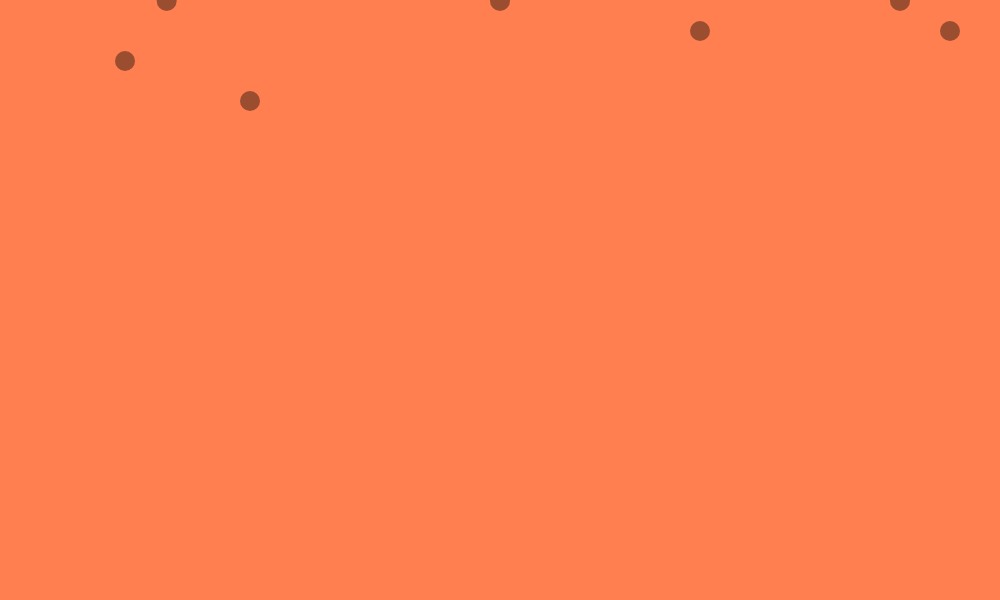
Frame 1 (no input)
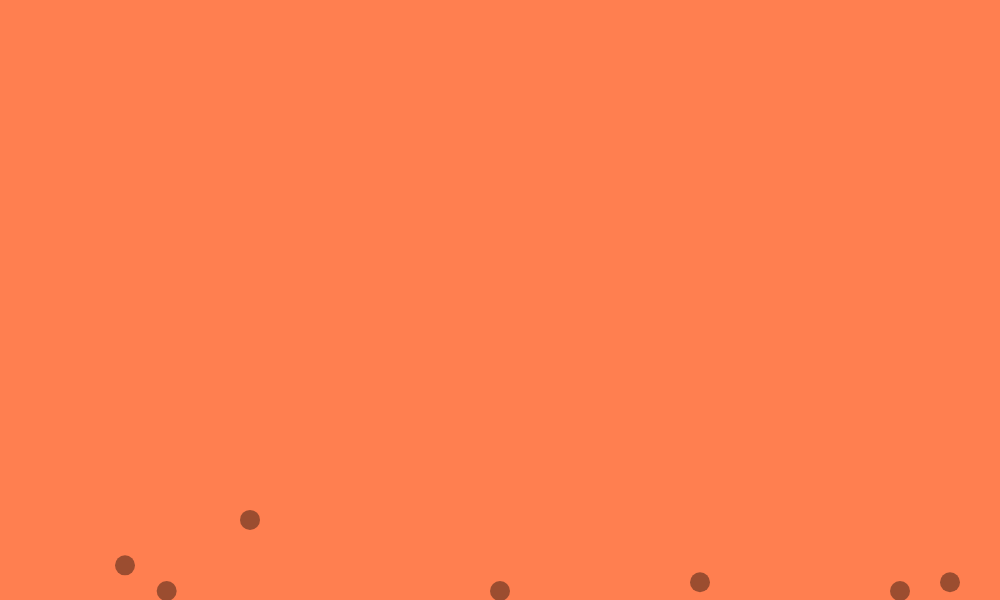
Frame 60 (no input)
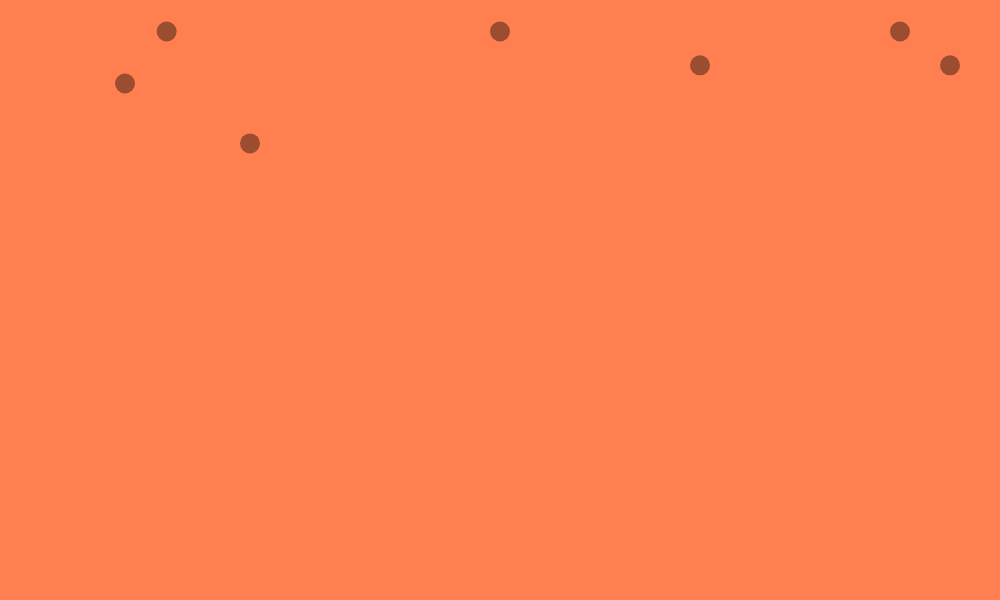
Frame 120 (the mouse pressed at the canvas centre since frame 60)

The p5.js sketch that drew these frames (run headless with seeded random() and noise() and a simulated clock; from frame 60 on, the mouse is pressed at the canvas centre):

// p5.js sketch
// ── sketch.js
var myBall;
var myBall2;
var myBall3;
var myBall4;
var myBall5;
var myBall6;
var myBall7;
var myBall8;

function setup() {
  createCanvas(1000, 600);
  //Initialize my Ball object
  myBall = new Ball(width/2, 0, 20, 20, 1, 0.3, 0);
  myBall2 = new Ball(width/4, 100, 20, 20, 1, 0.3, 0);
  myBall3 = new Ball(width/8, 60, 20, 20, 1, 0.3, 0);
  myBall4 = new Ball(width/6, 0, 20, 20, 1, 0.3, 0);
  myBall5 = new Ball(width/0.5, 30, 20, 20, 1, 0.3, 0);
  myBall6 = new Ball(width-100, 0, 20, 20, 1, 0.3, 0);
  myBall7 = new Ball(width-50, 30, 20, 20, 1, 0.3, 0);
  myBall8 = new Ball(width-300, 30, 20, 20, 1, 0.3, 0);
}

function draw() {
  background(255, 127, 80);
  myBall.bounce();
  myBall.display();
  myBall2.bounce();
  myBall2.display();
  myBall3.bounce();
  myBall3.display();
  myBall4.bounce();
  myBall4.display();
  myBall5.bounce();
  myBall5.display();
  myBall6.bounce();
  myBall6.display();
  myBall7.bounce();
  myBall7.display();
  myBall8.bounce();
  myBall8.display();
}

function Ball (tempX, tempY, tempRadius, tempRadius, tempSpeed, tempGravity, tempC) {
    this.x = tempX;
    this.y = tempY;
    this.radius = tempRadius;
    this.speed = tempSpeed;
    this.gravity = tempGravity;
    this.c = tempC;

  // Draw ball1
  this.display = function() {
      noStroke();
      fill(0, 0, 0, 100)
      ellipse(this.x, this.y, this.radius, this.radius);
  }

  //Set up ball gravity
  this.bounce = function () {
    this.y = this.y + this.speed;
    this.speed = this.speed + this.gravity;
  //Make the ball bounce
    if (this.y > height) {
    this.speed = this.speed * -0.95;
    this.y = height;
    }
  }
}
